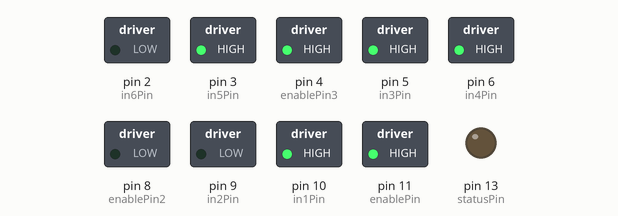
Bench run of a sketch on a simulated Arduino Uno, built with avr-gcc and run on an emulated ATmega328P. Shown: switched loads named in the sketch (green lamp = pin HIGH), output pins drawn as LEDs (lit = HIGH).

Above: at 0.1 s.
At 10.1 s:
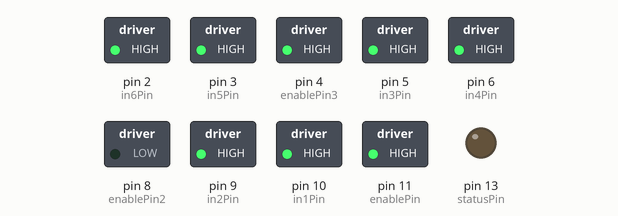
At 11.1 s:
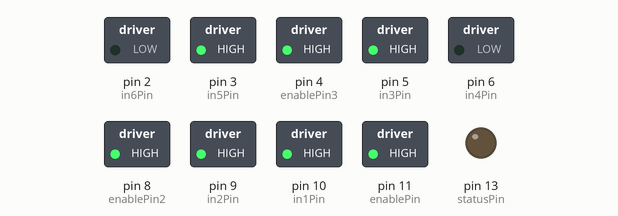
At 21.1 s:
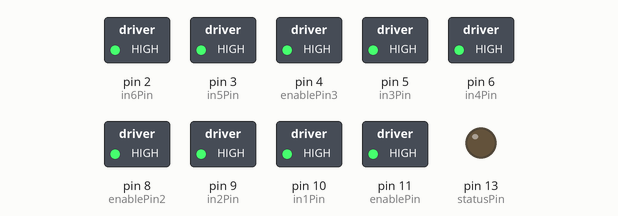
At 22.1 s:
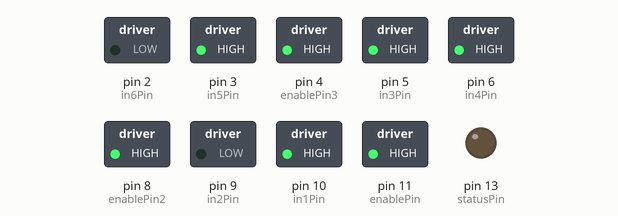
At 33.1 s:
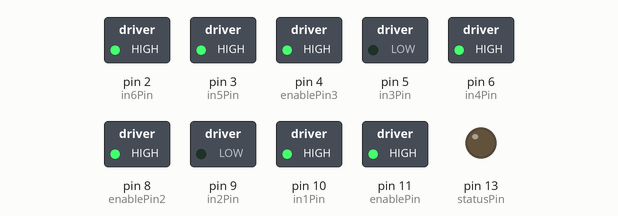
Timing chart, 0 to 34.6 s (numbered marks = the images above):
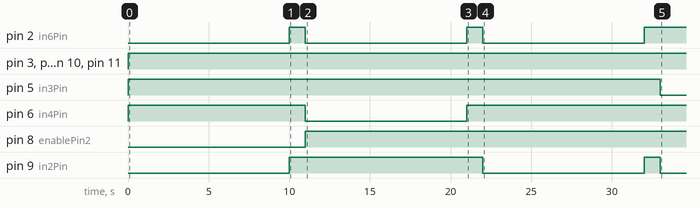

The sketch:

l293d_ic_change.ino
```cpp
#define slow 64
#define normal 128
#define fast 255

int enablePin2 = 8;
int enablePin3 = 4;
int enablePin = 11;
int in1Pin = 10;
int in2Pin = 9;
int in3Pin = 5;
int in4Pin = 6;
int in5Pin = 3;
int in6Pin = 2;
int switchPin = 7;
int potPin = 0;
int statusPin= 13;

int Speed;
void rotate_right(void){
  analogWrite(enablePin2, Speed);
  analogWrite(enablePin, Speed);
  digitalWrite(in1Pin, HIGH);
  digitalWrite(in2Pin, LOW);
  digitalWrite(in3Pin, LOW);
  digitalWrite(in4Pin, HIGH);
  digitalWrite(in5Pin, HIGH);
  digitalWrite(in6Pin, HIGH);
}
void rotate_left(void){
  analogWrite(enablePin3, Speed);
  digitalWrite(in5Pin, HIGH);
  digitalWrite(in6Pin, LOW);
  analogWrite(enablePin2, Speed);
  digitalWrite(in3Pin, HIGH);
  digitalWrite(in4Pin, LOW);

  digitalWrite(in1Pin, HIGH);
  digitalWrite(in2Pin, HIGH);
}
void Brake(void){
  digitalWrite(in1Pin, HIGH);
  digitalWrite(in2Pin, HIGH);
  digitalWrite(in5Pin, HIGH);
  digitalWrite(in6Pin, HIGH);
  digitalWrite(in4Pin, HIGH);
  digitalWrite(in5Pin, HIGH);
}


void Forward_Rev(void){
  analogWrite(enablePin, Speed);
  digitalWrite(in1Pin, HIGH);
  digitalWrite(in2Pin, LOW);
  analogWrite(enablePin3, Speed);
  digitalWrite(in5Pin, HIGH);
  digitalWrite(in6Pin, LOW);
  digitalWrite(in3Pin, HIGH);
  digitalWrite(in4Pin, HIGH);


}
void Backward_Rev(void){
  analogWrite(enablePin, Speed);
  digitalWrite(in1Pin, LOW);
  digitalWrite(in2Pin, HIGH);
  digitalWrite(in5Pin, LOW);
  digitalWrite(in6Pin, HIGH);
  analogWrite(enablePin3, Speed);
  digitalWrite(in4Pin, HIGH);
  digitalWrite(in5Pin, HIGH);

}


void setup()
{
pinMode(in1Pin, OUTPUT);
pinMode(in2Pin, OUTPUT);
pinMode(in3Pin, OUTPUT);
pinMode(in4Pin, OUTPUT);
pinMode(in5Pin, OUTPUT);
pinMode(in6Pin, OUTPUT);
pinMode(enablePin2, OUTPUT);
pinMode(enablePin3, OUTPUT);
pinMode(enablePin, OUTPUT);
pinMode(switchPin, INPUT_PULLUP);
pinMode(statusPin,OUTPUT);
}

void loop()
{
  Speed = fast;

  Forward_Rev();
  delay(10000);
  Brake();
  delay(1000);
  rotate_left();
  delay(10000);
  Brake();
  delay(1000);
  Forward_Rev();
  delay(10000);
  Brake();
  delay(1000);
  rotate_right();
  delay(10000);
  Brake();
  delay(1000);
  Backward_Rev();
  delay(10000);
  Brake();
  delay(1000);

}
```

Measured:
- by itself, pin 2 (in6Pin): alternates HIGH for 1.0 s and LOW for 10.0 s
- by itself, pin 3 (in5Pin), pin 4 (enablePin3), pin 10 (in1Pin), pin 11 (enablePin): LOW → HIGH at 0.00 s
- by itself, pin 5 (in3Pin): LOW → HIGH at 0.00 s, → LOW 33.0 s later
- by itself, pin 6 (in4Pin): LOW → HIGH at 0.00 s, → LOW 11.0 s later, → HIGH 10.0 s later
- by itself, pin 8 (enablePin2): LOW → HIGH at 11.0 s
- by itself, pin 9 (in2Pin): LOW → HIGH at 10.0 s, → LOW 12.0 s later, → HIGH 10.0 s later, → LOW 1.0 s later
